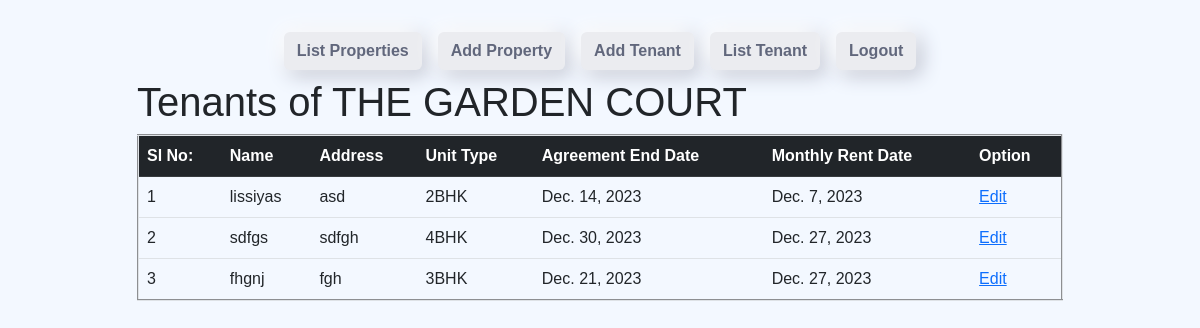
/properties/8/tenants/ (signed in), run on the app's committed database.
### estate_admin/models.py (models this page shows, shortened)
class Property(models.Model):
    name = models.CharField(max_length=255)
    address = models.TextField()
    location = models.TextField(default='tvm')
    features = models.TextField(default='superb')
    flats_1bhk = models.PositiveIntegerField(default=0)
    flats_2bhk = models.PositiveIntegerField(default=0)
    flats_3bhk = models.PositiveIntegerField(default=0)
    flats_4bhk = models.PositiveIntegerField(default=0)
    cost_1bhk = models.DecimalField(max_digits=10, decimal_places=2, default=0.0)
    cost_2bhk = models.DecimalField(max_digits=10, decimal_places=2, default=0.0)
    cost_3bhk = models.DecimalField(max_digits=10, decimal_places=2, default=0.0)
    cost_4bhk = models.DecimalField(max_digits=10, decimal_places=2, default=0.0)

class Tenant(models.Model):
    name = models.CharField(max_length=255)
    address = models.TextField()
    property = models.ForeignKey('Property', on_delete=models.SET_NULL, null=True, blank=True)
    unit_type = models.CharField(max_length=5, choices=UnitType.choices, default=UnitType.ONE_BHK)
    agreement_end_date = models.DateField(default=datetime.date.today)
    monthly_rent_date = models.DateField(default=datetime.date.today)
    rent_cost = models.DecimalField(max_digits=10, decimal_places=2, default=0.0)
    document = models.FileField(upload_to='tenant_documents', null=True, blank=True)

### estate_admin/views.py (the view)
# urls.py: path('properties/<int:property_id>/tenants/', views.property_tenants, name='property-tenants'),
@login_required
def property_tenants(request, property_id):
    property_obj = get_object_or_404(Property, pk=property_id)
    tenants = Tenant.objects.filter(property=property_obj)
    context = {
        'property': property_obj,
        'tenants': tenants,
    }
    return render(request, 'estate_admin/property_tenants.html', context)

### estate_admin/templates/estate_admin/property_tenants.html
{% extends "estate_admin/index.html" %}
{% load static %}
{% block content %}
<h1>Tenants of {{ property.name }}</h1>
<table border="2" class="table">
    <thead class="table-dark">
        <tr>
            <th scope="col">Sl No:</th>
            <th scope="col">Name</th>
            <th scope="col">Address</th>
            <th scope="col">Unit Type</th>
            <th scope="col">Agreement End Date</th>
            <th scope="col">Monthly Rent Date</th>
            <th scope="col">Option</th>
        </tr>
    </thead>
    <tbody>
      <tr>
        {% for tenant in tenants %}
    <tr>
        <td>{{ forloop.counter }}</td>
        <td>{{ tenant.name }}</td>
        <td>{{ tenant.address }}</td>
        <td>{{ tenant.unit_type }}</td>
        <td>{{ tenant.agreement_end_date }}</td>
        <td>{{ tenant.monthly_rent_date }}</td>
        <td><a href="{% url 'update_tenant' tenant_id=tenant.id %}">Edit</a></td>
    </tr>
    {% empty %}
    <tr>
        <td colspan="5">No tenants found for this property.</td>
    </tr>
    {% endfor %}
    </tbody>
  </table>
{% endblock content %}

### estate_admin/static/estate_admin/styles.css (style rules this page uses)
body { background-color: #F3F8FF; font-family: 'Lucida Sans', 'Lucida Sans Regular', 'Lucida Grande', 'Lucida Sans Unicode', Geneva, Verdana, sans-serif; }
:root { --color-shadow: #BABECC; --color-white: #FFF; }

### data on the page
Property: name "THE GARDEN COURT"
Tenant: name "lissiyas", address "asd", unit_type "2BHK", agreement_end_date "Dec. 14, 2023", monthly_rent_date "Dec. 7, 2023"
Tenant: name "sdfgs", address "sdfgh", unit_type "4BHK", agreement_end_date "Dec. 30, 2023", monthly_rent_date "Dec. 27, 2023"
Tenant: name "fhgnj", address "fgh", unit_type "3BHK", agreement_end_date "Dec. 21, 2023", monthly_rent_date "Dec. 27, 2023"
